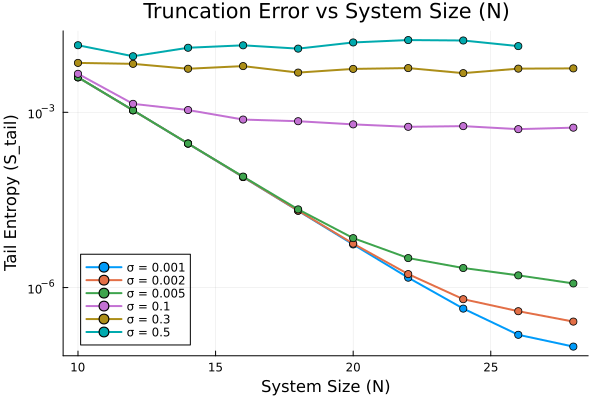

The Julia source for this figure:
using JLD2
using FileIO
using Plots
using LinearAlgebra
using Statistics






function sorted_spec(N, σ)

    jldopen(datafile, "r") do file
        group_path_σ = "N=$(N)/sigma=$(σ)"
        
        if !haskey(file, group_path_σ)
            return nothing
        end
        
        all_run_coefs_σ = file[group_path_σ]["schmidt_coefs"]
        
        first_run_σ = all_run_coefs_σ[1]
        if first_run_σ isa Vector{Float64}
            run_coefs_σ = first_run_σ
        else
            run_coefs_σ = first_run_σ.storage.data
        end
        
        spectrum_σ = run_coefs_σ .^ 2
        spectrum_σ ./= sum(spectrum_σ)
        sorted_spec_σ = sort(spectrum_σ, rev=true)

        return sorted_spec_σ
    end
end

function find_tail_divergence(clean_spec, disordered_spec; ratio_threshold=5.0, min_val=1e-20)
    len = min(length(clean_spec), length(disordered_spec))
    
    for i in 1:len
        val_clean = clean_spec[i]
        val_disordered = disordered_spec[i]
        
        if val_clean < min_val
            if val_disordered > min_val * 10
                return i
            else
                continue 
            end
        end
        
        ratio = val_disordered / val_clean
        
        if ratio > ratio_threshold
            return i
        end
    end
    
    return len # Fallback if no deviation found
end

function truncation_error(sorted_spec, dev_idx)
    if dev_idx > length(sorted_spec)
        return 0.0
    end
    truncated_sorted_spec = sorted_spec[dev_idx : end]
    return sum(truncated_sorted_spec)
end

function safe_xlogx(x)
    if x <= 1e-20
        return 0.0
    end
    return x * log(x)
end

function find_body_entropy_contribution(sorted_spec, deviation_idx)
    idx = min(deviation_idx, length(sorted_spec) + 1)
    truncated_sorted_spec = sorted_spec[1 : idx - 1]
    return sum(safe_xlogx(x) for x in truncated_sorted_spec)
end

function find_tail_entropy_contribution(sorted_spec, deviation_idx)
    if deviation_idx > length(sorted_spec)
        return 0.0
    end
    truncated_sorted_spec = sorted_spec[deviation_idx : end]
    return sum(safe_xlogx(x) for x in truncated_sorted_spec)
end

function analyze_spectral_fidelity(spec1::Vector{T}, spec2::Vector{T}) where T <: Number
    len = max(length(spec1), length(spec2))
    p = zeros(T, len)
    q = zeros(T, len)
    
    p[1:length(spec1)] = spec1
    q[1:length(spec2)] = spec2
    
    if sum(p) > 0; p ./= sum(p); end
    if sum(q) > 0; q ./= sum(q); end

    bc_coeff = sum(sqrt.(p .* q))
    classical_fidelity = bc_coeff^2

    trace_dist = 0.5 * sum(abs.(p .- q))
    observable_bound = 2 * trace_dist

    return classical_fidelity, trace_dist, observable_bound
end








function tail_contribution_with_system_size(N_vals, σ_vals)
    results = Vector{Dict{String, Any}}()
    println("Processing data...")

    for N in N_vals
        sorted_spec_0 = sorted_spec(N, 0.00)
        
        if sorted_spec_0 === nothing
            println("Skipping N=$N: No σ=0 data found.")
            continue
        end

        for σ in σ_vals
            # Skip 0.0 if it's in the list
            if σ == 0.0
                continue 
            end

            sorted_spec_σ = sorted_spec(N, σ)

            if sorted_spec_σ === nothing
                println("Skipping N=$N, σ=$σ: No data found.")
                continue
            end

            dev_idx = find_tail_divergence(sorted_spec_0, sorted_spec_σ)
            trunc_err = truncation_error(sorted_spec_σ, dev_idx)
            
            # Calculate other metrics to match original dictionary structure
            body_cnt_σ = find_body_entropy_contribution(sorted_spec_σ, dev_idx)
            tail_cnt_σ = find_tail_entropy_contribution(sorted_spec_σ, dev_idx)
            fidelity, trace_dist, observable_bound = analyze_spectral_fidelity(sorted_spec_0, sorted_spec_σ)

            results_dict = Dict(
                "N" => N,
                "σ" => σ,
                "dev_idx" => dev_idx,
                "truncation_err" => trunc_err,
                "body_contribution" => body_cnt_σ,
                "tail_contribution" => tail_cnt_σ,
                "total_entropy" => body_cnt_σ + tail_cnt_σ,
                "tail_fraction" => tail_cnt_σ / (body_cnt_σ + tail_cnt_σ),
                "fidelity" => fidelity,
                "trace_dist" => trace_dist,
                "observable_bound" => observable_bound
            )

            push!(results, results_dict)
            
        end # σ loop
    end # N loop
    
    println("Processing complete. Found $(length(results)) data points.")
    return results
end







function plot_truncation_err_vs_N(results)
    unique_sigmas = sort(unique([d["σ"] for d in results]))
    
    p = plot(
        title = "Truncation Error vs System Size (N)",
        xlabel = "System Size (N)",
        ylabel = "Tail Entropy (S_tail)",
        legend = :bottomleft,
        grid = true,
        bg_legend = :transparent,
        yscale = :log,
        yaxis=:log
    )
    
    for σ in unique_sigmas
        sigma_data = filter(d -> d["σ"] == σ, results)
    
        sort!(sigma_data, by = d -> d["N"])
        
        x_vals = [d["N"] for d in sigma_data]
        y_vals = [d["truncation_err"] for d in sigma_data]
        
        plot!(p, x_vals, y_vals, 
            label = "σ = $σ", 
            marker = :circle, 
            linewidth = 2
        )
    end
    
    return p
end


function main()
    global datafile = joinpath(@__DIR__, "mach_prec_data.jld2")

    N_vals = vcat(10:2:40, 80, 100, 120) 
    σ_vals = [0.000, 0.001, 0.002, 0.005, 0.1, 0.3, 0.5]


    results = tail_contribution_with_system_size(N_vals, σ_vals)

    plt = plot_truncation_err_vs_N(results)

    savefig(plt, joinpath(@__DIR__, "truncation_vs_N.png"))


end

main()


